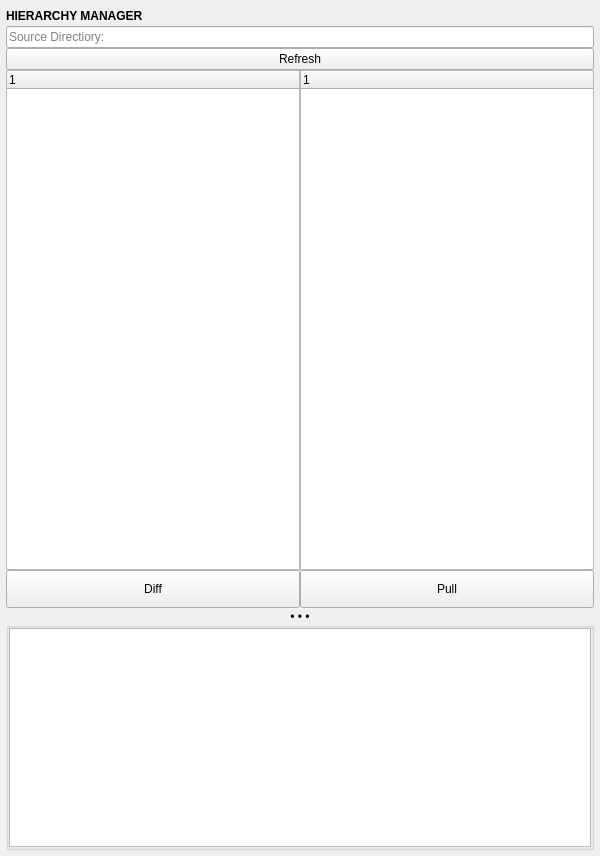
<?xml version="1.0" encoding="UTF-8"?>
<ui version="4.0">
 <class>QtUi</class>
 <widget class="QMainWindow" name="QtUi">
  <property name="enabled">
   <bool>true</bool>
  </property>
  <property name="geometry">
   <rect>
    <x>0</x>
    <y>0</y>
    <width>600</width>
    <height>856</height>
   </rect>
  </property>
  <property name="tabShape">
   <enum>QTabWidget::Triangular</enum>
  </property>
  <property name="dockNestingEnabled">
   <bool>true</bool>
  </property>
  <property name="dockOptions">
   <set>QMainWindow::AllowNestedDocks|QMainWindow::AllowTabbedDocks|QMainWindow::AnimatedDocks|QMainWindow::ForceTabbedDocks</set>
  </property>
  <widget class="QWidget" name="central_widget">
   <property name="minimumSize">
    <size>
     <width>600</width>
     <height>240</height>
    </size>
   </property>
   <layout class="QVBoxLayout" name="verticalLayout_2">
    <property name="spacing">
     <number>1</number>
    </property>
    <property name="leftMargin">
     <number>6</number>
    </property>
    <property name="topMargin">
     <number>6</number>
    </property>
    <property name="rightMargin">
     <number>6</number>
    </property>
    <property name="bottomMargin">
     <number>6</number>
    </property>
    <item>
     <layout class="QVBoxLayout" name="verticalLayout">
      <property name="spacing">
       <number>0</number>
      </property>
      <item>
       <widget class="Header" name="header">
        <property name="minimumSize">
         <size>
          <width>0</width>
          <height>20</height>
         </size>
        </property>
        <property name="font">
         <font>
          <weight>75</weight>
          <bold>true</bold>
         </font>
        </property>
        <property name="text">
         <string>HIERARCHY MANAGER</string>
        </property>
       </widget>
      </item>
      <item>
       <layout class="QGridLayout" name="gridLayout">
        <item row="4" column="0">
         <widget class="PushButton" name="tb001">
          <property name="minimumSize">
           <size>
            <width>0</width>
            <height>38</height>
           </size>
          </property>
          <property name="text">
           <string>Diff</string>
          </property>
         </widget>
        </item>
        <item row="3" column="1">
         <widget class="TreeWidget" name="tree001">
          <property name="minimumSize">
           <size>
            <width>0</width>
            <height>500</height>
           </size>
          </property>
          <column>
           <property name="text">
            <string notr="true">1</string>
           </property>
          </column>
         </widget>
        </item>
        <item row="3" column="0">
         <widget class="TreeWidget" name="tree000">
          <property name="minimumSize">
           <size>
            <width>0</width>
            <height>500</height>
           </size>
          </property>
          <column>
           <property name="text">
            <string notr="true">1</string>
           </property>
          </column>
         </widget>
        </item>
        <item row="0" column="0" colspan="2">
         <widget class="LineEdit" name="txt001">
          <property name="placeholderText">
           <string>Source Directiory:</string>
          </property>
         </widget>
        </item>
        <item row="4" column="1">
         <widget class="PushButton" name="tb002">
          <property name="minimumSize">
           <size>
            <width>0</width>
            <height>38</height>
           </size>
          </property>
          <property name="text">
           <string>Pull</string>
          </property>
         </widget>
        </item>
        <item row="1" column="0" colspan="2">
         <widget class="PushButton" name="b000">
          <property name="minimumSize">
           <size>
            <width>0</width>
            <height>20</height>
           </size>
          </property>
          <property name="text">
           <string>Refresh</string>
          </property>
         </widget>
        </item>
       </layout>
      </item>
      <item>
       <widget class="CollapsableGroup" name="output">
        <property name="title">
         <string>• • •</string>
        </property>
        <property name="alignment">
         <set>Qt::AlignCenter</set>
        </property>
        <layout class="QVBoxLayout" name="verticalLayout_4">
         <property name="spacing">
          <number>1</number>
         </property>
         <property name="leftMargin">
          <number>0</number>
         </property>
         <property name="topMargin">
          <number>0</number>
         </property>
         <property name="rightMargin">
          <number>0</number>
         </property>
         <property name="bottomMargin">
          <number>0</number>
         </property>
         <item>
          <widget class="QTextEdit" name="txt003">
           <property name="verticalScrollBarPolicy">
            <enum>Qt::ScrollBarAlwaysOff</enum>
           </property>
           <property name="sizeAdjustPolicy">
            <enum>QAbstractScrollArea::AdjustIgnored</enum>
           </property>
          </widget>
         </item>
        </layout>
       </widget>
      </item>
     </layout>
    </item>
   </layout>
  </widget>
 </widget>
 <customwidgets>
  <customwidget>
   <class>Header</class>
   <extends>QLabel</extends>
   <header>uitk.widgets.header.Header.h</header>
  </customwidget>
  <customwidget>
   <class>CollapsableGroup</class>
   <extends>QGroupBox</extends>
   <header>uitk.widgets.collapsableGroup.CollapsableGroup.h</header>
   <container>1</container>
  </customwidget>
  <customwidget>
   <class>LineEdit</class>
   <extends>QLineEdit</extends>
   <header>widgets.lineedit.h</header>
  </customwidget>
  <customwidget>
   <class>PushButton</class>
   <extends>QPushButton</extends>
   <header>widgets.pushbutton.h</header>
  </customwidget>
  <customwidget>
   <class>TreeWidget</class>
   <extends>QTreeWidget</extends>
   <header>widgets.treewidget.h</header>
  </customwidget>
 </customwidgets>
 <resources/>
 <connections/>
 <designerdata>
  <property name="gridDeltaX">
   <number>5</number>
  </property>
  <property name="gridDeltaY">
   <number>5</number>
  </property>
  <property name="gridSnapX">
   <bool>true</bool>
  </property>
  <property name="gridSnapY">
   <bool>true</bool>
  </property>
  <property name="gridVisible">
   <bool>true</bool>
  </property>
 </designerdata>
</ui>
